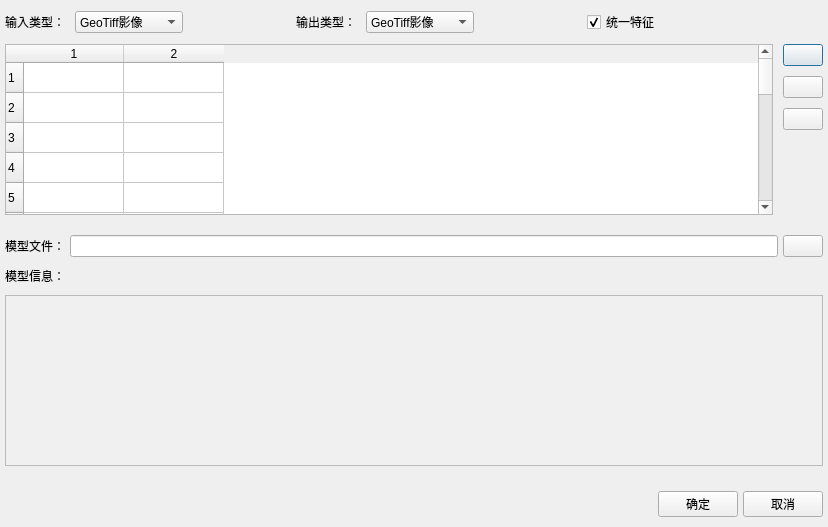
<?xml version="1.0" encoding="UTF-8"?>
<ui version="4.0">
 <class>EstimatorApplicationDialog</class>
 <widget class="QDialog" name="EstimatorApplicationDialog">
  <property name="geometry">
   <rect>
    <x>0</x>
    <y>0</y>
    <width>828</width>
    <height>527</height>
   </rect>
  </property>
  <property name="windowTitle">
   <string>应用模型</string>
  </property>
  <layout class="QVBoxLayout" name="verticalLayout">
   <property name="spacing">
    <number>5</number>
   </property>
   <property name="leftMargin">
    <number>0</number>
   </property>
   <property name="topMargin">
    <number>0</number>
   </property>
   <property name="rightMargin">
    <number>0</number>
   </property>
   <property name="bottomMargin">
    <number>0</number>
   </property>
   <item>
    <layout class="QGridLayout" name="fileListGridLayout">
     <property name="leftMargin">
      <number>5</number>
     </property>
     <property name="topMargin">
      <number>10</number>
     </property>
     <property name="rightMargin">
      <number>5</number>
     </property>
     <property name="bottomMargin">
      <number>10</number>
     </property>
     <property name="spacing">
      <number>10</number>
     </property>
     <item row="0" column="7">
      <spacer name="horizontalSpacer_6">
       <property name="orientation">
        <enum>Qt::Horizontal</enum>
       </property>
       <property name="sizeHint" stdset="0">
        <size>
         <width>40</width>
         <height>20</height>
        </size>
       </property>
      </spacer>
     </item>
     <item row="0" column="4">
      <widget class="QComboBox" name="outputFileTypeComboBox">
       <item>
        <property name="text">
         <string>GeoTiff影像</string>
        </property>
       </item>
       <item>
        <property name="text">
         <string>Excel表格数据</string>
        </property>
       </item>
      </widget>
     </item>
     <item row="0" column="5">
      <spacer name="horizontalSpacer_4">
       <property name="orientation">
        <enum>Qt::Horizontal</enum>
       </property>
       <property name="sizeHint" stdset="0">
        <size>
         <width>40</width>
         <height>20</height>
        </size>
       </property>
      </spacer>
     </item>
     <item row="0" column="2">
      <spacer name="horizontalSpacer_3">
       <property name="orientation">
        <enum>Qt::Horizontal</enum>
       </property>
       <property name="sizeHint" stdset="0">
        <size>
         <width>40</width>
         <height>20</height>
        </size>
       </property>
      </spacer>
     </item>
     <item row="0" column="1">
      <widget class="QComboBox" name="inputFileTypeComboBox">
       <item>
        <property name="text">
         <string>GeoTiff影像</string>
        </property>
       </item>
       <item>
        <property name="text">
         <string>Excel表格数据</string>
        </property>
       </item>
      </widget>
     </item>
     <item row="0" column="6">
      <widget class="QCheckBox" name="isUnifyFeaturesCheckBox">
       <property name="text">
        <string>统一特征</string>
       </property>
       <property name="checked">
        <bool>true</bool>
       </property>
      </widget>
     </item>
     <item row="0" column="3">
      <widget class="QLabel" name="outputFileTypeLabel">
       <property name="text">
        <string>输出类型：</string>
       </property>
      </widget>
     </item>
     <item row="0" column="0">
      <widget class="QLabel" name="inputFileTypeLabel">
       <property name="text">
        <string>输入类型：</string>
       </property>
      </widget>
     </item>
     <item row="1" column="9">
      <widget class="QPushButton" name="selectDataFilePushButton">
       <property name="text">
        <string/>
       </property>
      </widget>
     </item>
     <item row="2" column="9">
      <widget class="QPushButton" name="delDataFilePushButton">
       <property name="text">
        <string/>
       </property>
      </widget>
     </item>
     <item row="3" column="9">
      <widget class="QPushButton" name="clearDataFilePushButton">
       <property name="text">
        <string/>
       </property>
      </widget>
     </item>
     <item row="1" column="0" rowspan="4" colspan="9">
      <widget class="QTableWidget" name="fileListTableWidget">
       <property name="selectionBehavior">
        <enum>QAbstractItemView::SelectRows</enum>
       </property>
       <property name="rowCount">
        <number>20</number>
       </property>
       <property name="columnCount">
        <number>2</number>
       </property>
       <row/>
       <row/>
       <row/>
       <row/>
       <row/>
       <row/>
       <row/>
       <row/>
       <row/>
       <row/>
       <row/>
       <row/>
       <row/>
       <row/>
       <row/>
       <row/>
       <row/>
       <row/>
       <row/>
       <row/>
       <column/>
       <column/>
      </widget>
     </item>
    </layout>
   </item>
   <item>
    <layout class="QGridLayout" name="gridLayout">
     <property name="leftMargin">
      <number>5</number>
     </property>
     <property name="topMargin">
      <number>5</number>
     </property>
     <property name="rightMargin">
      <number>5</number>
     </property>
     <property name="bottomMargin">
      <number>10</number>
     </property>
     <property name="horizontalSpacing">
      <number>5</number>
     </property>
     <property name="verticalSpacing">
      <number>10</number>
     </property>
     <item row="1" column="0">
      <widget class="QLabel" name="modelFileInfoLabel">
       <property name="text">
        <string>模型信息：</string>
       </property>
      </widget>
     </item>
     <item row="0" column="2">
      <widget class="QPushButton" name="selectModelFilePushButton">
       <property name="text">
        <string/>
       </property>
      </widget>
     </item>
     <item row="0" column="0">
      <widget class="QLabel" name="selectModelFileLabel">
       <property name="text">
        <string>模型文件：</string>
       </property>
      </widget>
     </item>
     <item row="0" column="1">
      <widget class="QLineEdit" name="selectModelFileLineEdit"/>
     </item>
     <item row="2" column="0" colspan="3">
      <widget class="QTextBrowser" name="modelInfoTextBrowser">
       <property name="styleSheet">
        <string notr="true">background-color: rgba(240, 240, 240, 246);</string>
       </property>
      </widget>
     </item>
    </layout>
   </item>
   <item>
    <layout class="QHBoxLayout" name="horizontalLayout">
     <property name="spacing">
      <number>5</number>
     </property>
     <property name="leftMargin">
      <number>5</number>
     </property>
     <property name="topMargin">
      <number>10</number>
     </property>
     <property name="rightMargin">
      <number>5</number>
     </property>
     <property name="bottomMargin">
      <number>10</number>
     </property>
     <item>
      <widget class="QLabel" name="statusLogoLabel">
       <property name="text">
        <string/>
       </property>
      </widget>
     </item>
     <item>
      <widget class="QLabel" name="statusTipLabel">
       <property name="text">
        <string/>
       </property>
      </widget>
     </item>
     <item>
      <spacer name="horizontalSpacer">
       <property name="orientation">
        <enum>Qt::Horizontal</enum>
       </property>
       <property name="sizeHint" stdset="0">
        <size>
         <width>40</width>
         <height>20</height>
        </size>
       </property>
      </spacer>
     </item>
     <item>
      <widget class="QPushButton" name="okPushButton">
       <property name="text">
        <string>确定</string>
       </property>
      </widget>
     </item>
     <item>
      <widget class="QPushButton" name="cancelPushButton">
       <property name="text">
        <string>取消</string>
       </property>
      </widget>
     </item>
    </layout>
   </item>
  </layout>
 </widget>
 <resources/>
 <connections/>
</ui>
